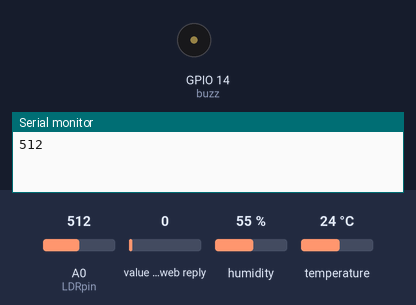
A sketch run on a simulated ESP8266 (NodeMCU). On the bench: buzzer (waves = sounding, pin HIGH), the last lines printed to the serial monitor. Inputs (shaded band) come from the test bench; at power-on: A0 (LDRpin) = 512, value in the web reply 0, humidity 55 %, temperature 24 °C. WiFi joins after 1.5 s; servers stay silent unless stated; web services answer with replies made up by the test bench.

Above: at 0.1 s.
At 0.7 s:
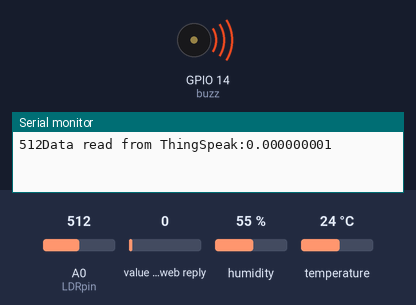
Timing chart, 0 to 2.2 s (numbered marks = the images above):
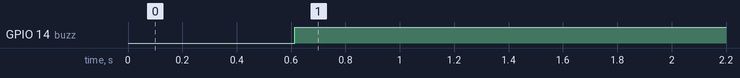

Measured:
- by itself, GPIO 14 (buzz): LOW → HIGH at 0.61 s

The sketch:

main.ino
```cpp
#include <ESP8266WiFi.h>;
#include <WiFiClient.h>;
#include <ThingSpeak.h>;
#include <DHT.h>;
#define DHTPIN 0
DHT dht(DHTPIN, DHT11);
const unsigned char buzz =14;
const char* ssid = "Madaya";
const char* password = "1112223333";
int val;
int LDRpin = A0; //LDR Pin Connected at A0 Pin

WiFiClient client;

String apiKey = "197GD6ZDZT56AZM6";

unsigned long myChannelNumber = 1123344;
const char * myWriteAPIKey = "197GD6ZDZT56AZM6";
const char * readAPIKey="3QU083MYYDZXQR43";
unsigned int dataFieldOne=1;
const char* server = "api.thingspeak.com";
float aConst=2.25E-02;

void setup()
{
Serial.begin(9600);
delay(10);
dht.begin();
// Connect to WiFi network
WiFi.begin(ssid, password);
ThingSpeak.begin(client);
pinMode(buzz,OUTPUT);
}

void loop()
{
val = analogRead(LDRpin);
Serial.print(val);
ThingSpeak.writeField(myChannelNumber, 1,val, myWriteAPIKey);
aConst=readTSData(myChannelNumber,dataFieldOne);
if(val<1024)
{
  digitalWrite(buzz,HIGH);
  delay(1000);
}
else
{
  digitalWrite(buzz,LOW);
  delay(1000);
}
float h = dht.readHumidity();
float t = dht.readTemperature();

              if (isnan(h) || isnan(t))
                 {
                     Serial.println("Failed to read from DHT sensor!");
                      return;
                 }

                         if (client.connect(server,80))
                      {

                             String postStr = apiKey;
                             postStr +="&field2=";
                             postStr += String(t);
                             postStr +="&field3=";
                             postStr += String(h);
                             postStr += "\r\n\r\n";

                             client.print("POST /update HTTP/1.1\n");
                             client.print("Host: api.thingspeak.com\n");
                             client.print("Connection: close\n");
                             client.print("X-THINGSPEAKAPIKEY: "+apiKey+"\n");
                             client.print("Content-Type: application/x-www-form-urlencoded\n");
                             client.print("Content-Length: ");
                             client.print(postStr.length());
                             client.print("\n\n");
                             client.print(postStr);

                             Serial.print("Temperature: ");
                             Serial.print(t);
                             Serial.print(" degrees Celcius, Humidity: ");
                             Serial.print(h);
                             Serial.println("%. Send to Thingspeak.");
                        }
          client.stop();

          Serial.println("Waiting...");
delay(1000);
}

float readTSData(long TSChannel,unsigned int TSField){
  float data=ThingSpeak.readFloatField(TSChannel,TSField,readAPIKey);
  Serial.println("Data read from ThingSpeak:"+ String(data,9));
  return data;
}
```
